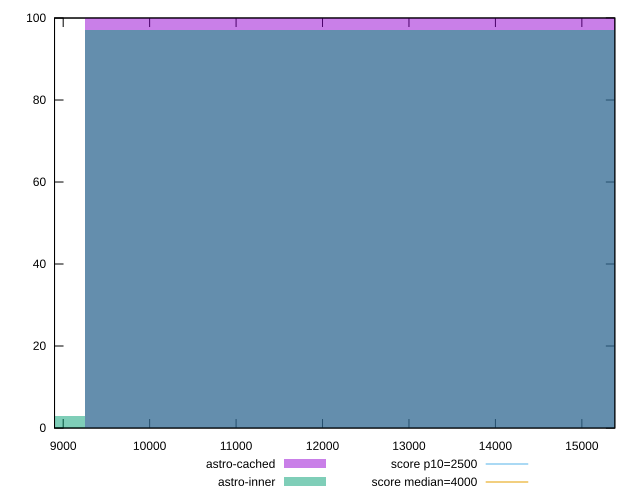

Write gnuplot code to recreate this figure.
reset

$astroCached <<EOF
12337.499116345662 100
EOF

$astroInner <<EOF
12337.499116345662 97
6168.749558172831 3
EOF

set key outside below
set boxwidth 6168.749558172831
set xrange [8899.86:15381.359]
set yrange [0:100]
set trange [0:100]
set style fill transparent solid 0.5 noborder

set parametric
set terminal svg size 640, 500 enhanced background rgb 'white'
set output "reports/report_00033_2021-03-01T14-23-16.841Z/largest-contentful-paint/comparison/histogram/1_vs_2.svg"

plot $astroCached title "astro-cached" with boxes, \
     $astroInner title "astro-inner" with boxes, \
     2500,t title "score p10=2500", \
     4000,t title "score median=4000"

reset
